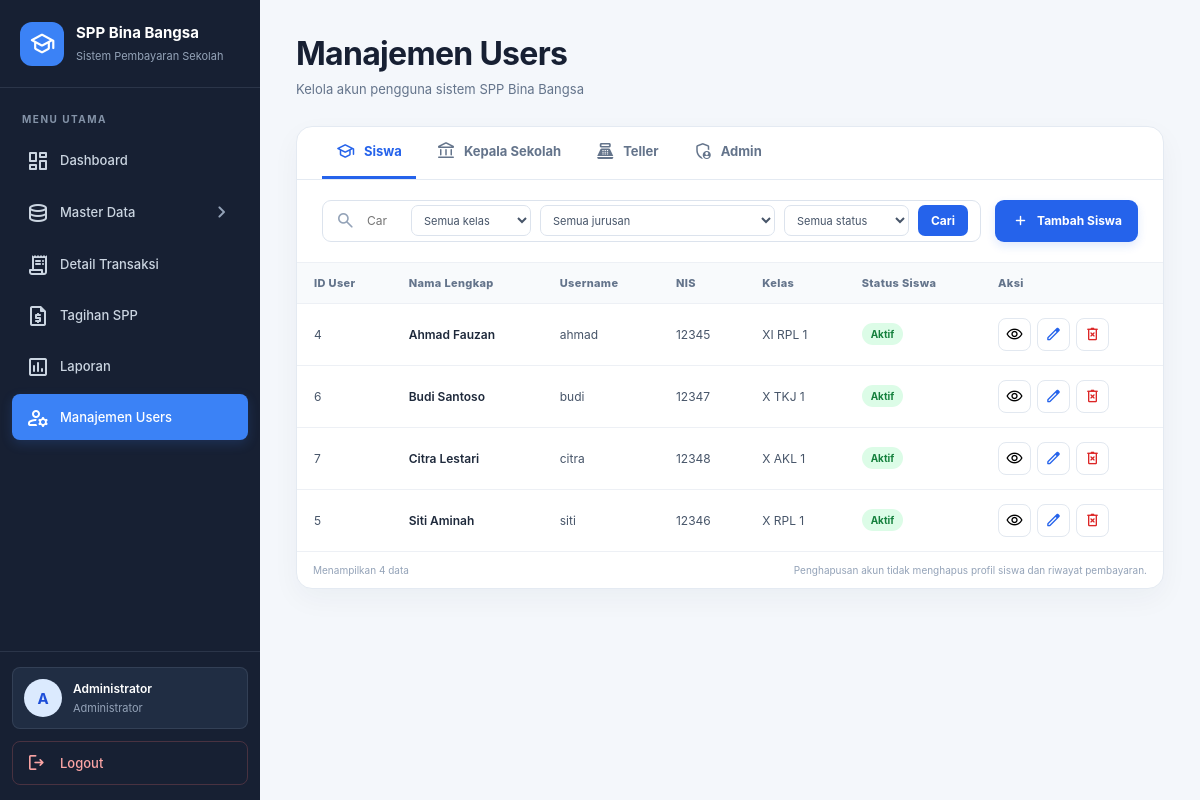
The page /admin/users.php (signed in) on the database its author committed.
### tables this page shows
CREATE TABLE `users` (
  `id_user`    INT UNSIGNED NOT NULL AUTO_INCREMENT,
  `nama`       VARCHAR(100) NOT NULL,
  `username`   VARCHAR(50)  NOT NULL,
  `password`   VARCHAR(255) NOT NULL COMMENT 'bcrypt, hasil password_hash()',
  `role`       ENUM('admin','kepala_sekolah','teller','siswa') NOT NULL DEFAULT 'siswa',
  `status`     ENUM('aktif','nonaktif') NOT NULL DEFAULT 'aktif',
  `created_at` DATETIME NOT NULL DEFAULT CURRENT_TIMESTAMP,
  `updated_at` DATETIME NOT NULL DEFAULT CURRENT_TIMESTAMP ON UPDATE CURRENT_TIMESTAMP,
  PRIMARY KEY (`id_user`),
  UNIQUE KEY `uq_users_username` (`username`)
);

CREATE TABLE `siswa` (
  `id_siswa`       INT UNSIGNED NOT NULL AUTO_INCREMENT,
  `nis`            CHAR(5)     NOT NULL COMMENT '5 digit, menjadi 5 digit terakhir nomor VA',
  `nisn`           CHAR(10)    NULL,
  `nama`           VARCHAR(100) NOT NULL,
  `jenis_kelamin`  ENUM('L','P') NOT NULL,
  `tempat_lahir`   VARCHAR(60) NULL,
  `tanggal_lahir`  DATE        NULL,
  `alamat`         VARCHAR(255) NULL,
  `no_hp`          VARCHAR(20) NULL,
  `nama_orang_tua` VARCHAR(100) NULL,
  `id_kelas`       INT UNSIGNED NOT NULL,
  `id_tahun_ajaran` INT UNSIGNED NOT NULL,
  `id_user`        INT UNSIGNED NULL COMMENT 'akun login siswa',
  `status`         ENUM('aktif','lulus','keluar') NOT NULL DEFAULT 'aktif',
  `created_at`     DATETIME NOT NULL DEFAULT CURRENT_TIMESTAMP,
  `updated_at`     DATETIME NOT NULL DEFAULT CURRENT_TIMESTAMP ON UPDATE CURRENT_TIMESTAMP,
  PRIMARY KEY (`id_siswa`),
  UNIQUE KEY `uq_siswa_nis` (`nis`),
  UNIQUE KEY `uq_siswa_nisn` (`nisn`),
  UNIQUE KEY `uq_siswa_user` (`id_user`),
  KEY `fk_siswa_kelas` (`id_kelas`),
  KEY `fk_siswa_ta` (`id_tahun_ajaran`),
  CONSTRAINT `fk_siswa_kelas` FOREIGN KEY (`id_kelas`) REFERENCES `kelas` (`id_kelas`),
  CONSTRAINT `fk_siswa_ta`    FOREIGN KEY (`id_tahun_ajaran`) REFERENCES `tahun_ajaran` (`id_tahun_ajaran`),
  CONSTRAINT `fk_siswa_user`  FOREIGN KEY (`id_user`) REFERENCES `users` (`id_user`) ON DELETE SET NULL
);

CREATE TABLE `kelas` (
  `id_kelas`        INT UNSIGNED NOT NULL AUTO_INCREMENT,
  `nama_kelas`      VARCHAR(50) NOT NULL COMMENT 'contoh: XI RPL 1',
  `tingkat`         ENUM('X','XI','XII') NOT NULL,
  `nomor_ruangan`   INT UNSIGNED NOT NULL COMMENT 'nomor urut ruangan, contoh: 1, 2, 3',
  `id_jurusan`      INT UNSIGNED NOT NULL,
  `id_tahun_ajaran` INT UNSIGNED NOT NULL,
  PRIMARY KEY (`id_kelas`),
  UNIQUE KEY `uq_kelas_nama` (`nama_kelas`),
  KEY `fk_kelas_jurusan` (`id_jurusan`),
  KEY `fk_kelas_ta` (`id_tahun_ajaran`),
  CONSTRAINT `fk_kelas_jurusan` FOREIGN KEY (`id_jurusan`) REFERENCES `jurusan` (`id_jurusan`),
  CONSTRAINT `fk_kelas_ta`      FOREIGN KEY (`id_tahun_ajaran`) REFERENCES `tahun_ajaran` (`id_tahun_ajaran`)
);

### admin/users.php (the view, shortened to what this page needs)
<?php
require_once __DIR__ . '/../config/virtual_account.php';
$db = db();
$userSession = $_SESSION['user'] ?? [];
function e($value): string
{
    return htmlspecialchars(
        (string)($value ?? ''),
        ENT_QUOTES,
        'UTF-8'
    );
}
function validTab(string $tab): string
{
    $allowed = [
        'siswa',
        'kepala_sekolah',
        'teller',
        'admin'
    ];
    return in_array($tab, $allowed, true)
        ? $tab
        : 'siswa';
}
$tab = validTab((string)($_GET['tab'] ?? 'siswa'));
$tabs = [
    'siswa' => 'Siswa',
    'kepala_sekolah' => 'Kepala Sekolah',
    'teller' => 'Teller',
    'admin' => 'Admin'
];
$search = trim((string)($_GET['q'] ?? ''));
if ($tab === 'siswa') {
    $sql = "
        SELECT
            u.id_user,
            u.nama,
            u.username,
            u.status AS status_akun,
            s.nis,
            s.nisn,
            s.status AS status_siswa,
            k.nama_kelas,
            j.nama_jurusan
        FROM users u
        INNER JOIN siswa s ON s.id_user = u.id_user
        LEFT JOIN kelas k ON k.id_kelas = s.id_kelas
        LEFT JOIN jurusan j ON j.id_jurusan = k.id_jurusan
        WHERE u.role = 'siswa'
    ";
    $params = [];
    $sql .= ' ORDER BY u.nama ASC';
}
$stmt = $db->prepare($sql);
$stmt->execute($params);
$rows = $stmt->fetchAll();
$tabTitle = $tabs[$tab];
?>
<!DOCTYPE html>
<html lang="id">
<head>
    <link rel="stylesheet" href="../assets/css/admin/sidebar.css">
    <link rel="stylesheet" href="../assets/css/admin/users.css">
</head>
<body>
<?php include __DIR__ . '/partials/sidebar.php'; ?>
<main class="users-main">
    <header class="users-header">
        <div>
            <h1>Manajemen Users</h1>
            <p class="page-subtitle">
                Kelola akun pengguna sistem SPP Bina Bangsa
            </p>
        </div>
    </header>
    <section class="users-card">
        <nav class="user-tabs" aria-label="Jenis pengguna">
            <?php foreach ($tabs as $key => $label): ?>
                <a
                    class="user-tab <?= $tab === $key ? 'active' : '' ?>"
                    href="users.php?tab=<?= e($key) ?>"
                >
                    <span class="material-symbols-rounded">
                    </span>
                    <?= e($label) ?>
                </a>
            <?php endforeach; ?>
        </nav>
        <div class="table-toolbar">
            <form class="search-form" method="get" action="users.php">
                <span class="material-symbols-rounded">search</span>
                <input
                    type="search"
                    name="q"
                    value="<?= e($search) ?>"
                    placeholder="<?= $tab === 'siswa'
                        ? 'Cari nama, NIS, NISN, username...'
                        : 'Cari nama atau username...' ?>"
                    aria-label="Cari pengguna"
                >
                <?php if ($tab === 'siswa'): ?>
                    <select name="kelas" aria-label="Filter kelas">
                        <option value="0">Semua kelas</option>
                    </select>
                    <select name="jurusan" aria-label="Filter jurusan">
                        <option value="0">Semua jurusan</option>
                    </select>
                    <select name="status_siswa" aria-label="Filter status siswa">
                        <option value="">Semua status</option>
                    </select>
                <?php endif; ?>
                <button class="search-submit" type="submit">Cari</button>
            </form>
            <a
                class="btn-primary"
                href="users.php?tab=<?= e($tab) ?>&tambah=1"
            >
                <span class="material-symbols-rounded">add</span>
                Tambah <?= e($tabTitle) ?>
            </a>
        </div>
        <div class="table-wrap">
            <table class="users-table">
                <thead>
                    <tr>
                        <?php if ($tab === 'siswa'): ?>
                            <th>ID User</th>
                            <th>Nama Lengkap</th>
                            <th>Username</th>
                            <th>NIS</th>
                            <th>Kelas</th>
                            <th>Status Siswa</th>
                        <?php endif; ?>
                        <th class="actions-heading">Aksi</th>
                    </tr>
                </thead>
                <tbody>
                    <?php if (!$rows): ?>
                        <tr>
                            <td colspan="<?= $tab === 'siswa' ? 7 : 6 ?>" class="empty-state">
                                <span class="material-symbols-rounded">
                                    person_search
                                </span>
                                <strong>Data tidak ditemukan</strong>
                                <span>
                                    Coba kata kunci lain atau tambahkan pengguna baru.
                                </span>
                            </td>
                        </tr>
                    <?php else: ?>
                        <?php foreach ($rows as $row): ?>
<tr>
    <?php if ($tab === 'siswa'): ?>
        <td><?= (int) $row['id_user'] ?></td>
        <td>
            <strong><?= e($row['nama']) ?></strong>
        </td>
        <td><?= e($row['username']) ?></td>
        <td><?= e($row['nis']) ?></td>
        <td><?= e($row['nama_kelas'] ?: '-') ?></td>
        <td>
            <span class="status-pill <?= e($row['status_siswa']) ?>">
                <?= e(ucfirst($row['status_siswa'])) ?>
            </span>
        </td>
    <?php endif; ?>
    <td>
        <div class="row-actions">
            <?php if ($tab === 'siswa'): ?>
                <button
                    type="button"
                    class="action-btn detail"
                    title="Lihat detail siswa"
                    onclick="bukaDetailSiswa(<?= (int) $row['id_user'] ?>)"
                >
                    <span class="material-symbols-rounded">visibility</span>
                </button>
            <?php endif; ?>
            <a
                class="action-btn edit"
                href="users.php?tab=<?= e($tab) ?>&edit=<?= (int) $row['id_user'] ?>"
                title="Edit"
            >
                <span class="material-symbols-rounded">edit</span>
            </a>
            <?php if ((int) $row['id_user'] !== (int) ($userSession['id_user'] ?? 0)): ?>
                <form
                    method="post"
                    action="users.php?tab=<?= e($tab) ?>"
                    onsubmit="return confirm('Hapus akun <?= e($row['nama']) ?> secara permanen? Akun tidak dapat dipulihkan. Data profil siswa dan riwayat pembayaran tetap disimpan.');"
                >
                    <button class="action-btn delete" type="submit" title="Hapus permanen">
                        <span class="material-symbols-rounded">delete_forever</span>
                    </button>
                </form>
            <?php endif; ?>
        </div>
    </td>
</tr>
                        <?php endforeach; ?>
                    <?php endif; ?>
                </tbody>
            </table>
        </div>
        <div class="table-footer">
            <span>Menampilkan <?= count($rows) ?> data</span>
            <span>
                Penghapusan akun tidak menghapus profil siswa dan riwayat pembayaran.
            </span>
        </div>
    </section>
</main>
</body>
</html>

### assets/css/admin/sidebar.css (style rules this page uses)
:root { --sidebar-bg: #172033; --sidebar-surface: #202d43; --sidebar-hover: #293951; --sidebar-primary: #3b82f6; --sidebar-text: #cbd5e1; --sidebar-muted: #94a3b8; --sidebar-border: rgba(148, 163, 184, 0.16); --sidebar-width: 260px; --sidebar-radius: 8px; --sidebar-transition: 0.22s ease; }

### rows shown on the page
users: id_user "4", nama "Ahmad Fauzan", username "ahmad", siswa.nis "12345", kelas.nama_kelas "XI RPL 1", siswa.status "Aktif"
users: id_user "6", nama "Budi Santoso", username "budi", siswa.nis "12347", kelas.nama_kelas "X TKJ 1", siswa.status "Aktif"
users: id_user "7", nama "Citra Lestari", username "citra", siswa.nis "12348", kelas.nama_kelas "X AKL 1", siswa.status "Aktif"
users: id_user "5", nama "Siti Aminah", username "siti", siswa.nis "12346", kelas.nama_kelas "X RPL 1", siswa.status "Aktif"

### other values the page prints
$userInitial "A"
$userName "Administrator"
$label "Siswa"
$label "Kepala Sekolah"
$label "Teller"
$label "Admin"
$tabTitle "Siswa"
count($rows) "4"
